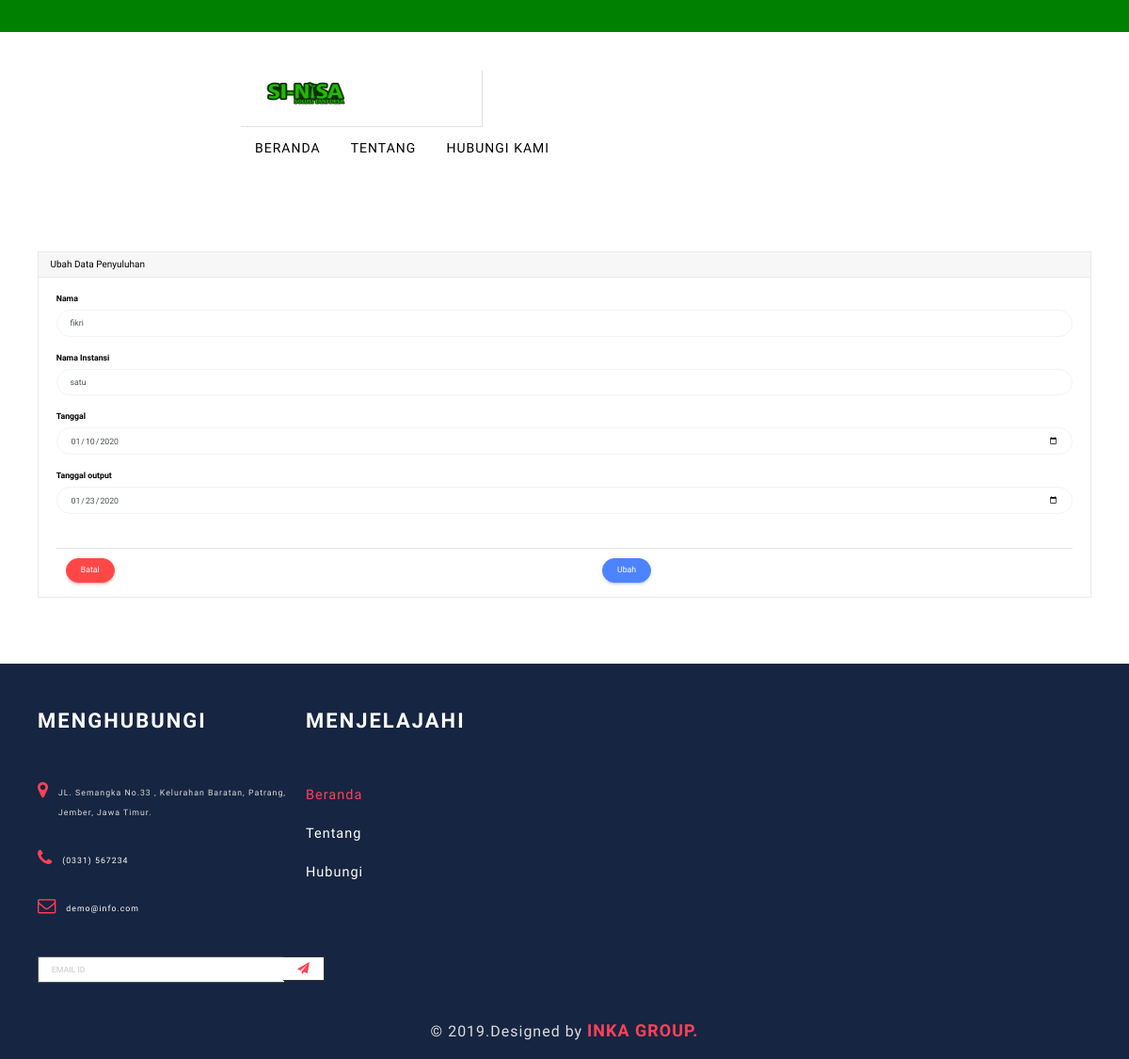
The app's page /edit_admin.php?id=6 with its own data.
### tables this page shows
CREATE TABLE `penyuluhan` (
  `id` int(11) NOT NULL,
  `nama` varchar(50) NOT NULL,
  `nama_instansi` varchar(50) NOT NULL,
  `status` varchar(20) NOT NULL,
  `tanggal_input` date NOT NULL,
  `tanggal_output` date NOT NULL
);

### fungsi.php (called while the page is built, shortened)
<?php
$conn = mysqli_connect("localhost","root","","sinisa");
function tampil($query){
	global $conn;
	$result = mysqli_query($conn,$query);
	$rows = [];
	while ($row  = mysqli_fetch_assoc($result)) {
		$rows[] = $row;
	}
		return $rows;
	}
 ?>

### edit_admin.php (the view, shortened to what this page needs)
<?php
require 'fungsi.php';
$id = $_GET["id"];
$data = tampil("SELECT * FROM penyuluhan WHERE id=$id")[0];
 ?>
<!DOCTYPE html>
<html lang="en">
<head>
<head>
        <link href="css/bootstrap.min.css" rel="stylesheet">
        <link href="font-awesome/css/font-awesome.min.css" rel="stylesheet" type="text/css" />
        <link href="css/style.css" rel="stylesheet">
        <link href="fonts/antonio-exotic/stylesheet.css" rel="stylesheet">
        <link rel="stylesheet" href="css/lightbox.min.css">
        <link href="css/responsive.css" rel="stylesheet">
    </head>
    <body>
        <div id="page">
            <div class="top-header">
                <div class="container">
                    <div class="row">
                        <div class="col-md-6">
                        </div>
                        <div class="col-md-6">
                        </div>
                    </div>
                </div>
            </div>
            <header class="header-container">
                <div class="container">
                    <div class="top-row">
                        <div class="row">
                            <div class="col-md-2 col-sm-6 col-xs-6">
                            </div>
                            <div class="col-md-8 col-sm-12 col-xs-12 remove-padd">
                                <nav class="navbar navbar-default">
                                    <div class="collapse navigation navbar-collapse navbar-ex1-collapse remove-space">
                                      <nav class="navbar-row">
                                        <div class="navbar-brand-wrapper d-flex justify-content-center">
                                          <div class="navbar-brand-inner-wrapper d-flex justify-content-between align-items-center w-100">
                                            <a class="navbar-brand brand-logo" href="index.php"><img src="imagesp/SINISA.png" alt="logo"/></a>
                                          </div>
                                        </div>
                                      </nav>
                                        <ul class="list-unstyled nav1 cl-effect-10">
                                            <li><a  data-hover="Beranda" href="index.php"><span>Beranda</span></a></li>
                                            <li><a data-hover="Tentang"  href="about.php"><span>Tentang</span></a></li>
                                            <li><a data-hover="Hubungi Kami" href="hubungi.php"><span>Hubungi Kami</span></a></li>
                                        </ul>
                                    </div>
                                </nav>
                            </div>
                        </div>
                    </div>
                </div>
            </header>
  <link rel="stylesheet" href="vendors/mdi/css/materialdesignicons.min.css">
  <link rel="stylesheet" href="vendors/base/vendor.bundle.base.css">
  <link rel="stylesheet" href="vendors/datatables.net-bs4/dataTables.bootstrap4.css">
  <link rel="stylesheet" href="cssp/style.css">
</head>
<body>
  <div class="container-scroller">
<div class="container">
    <div class="card card-login mx-auto mt-5">
      <div class="card-header">Ubah Data Penyuluhan</div>
      <div class="card-body">
      <form method="POST" action="">
            <div class="form-group">
              <label for="nama">Nama</label>
              <input type="text" class="form-control rounded-pill" id="nama" name="nama" required value="<?= $data["nama"]; ?>">
            </div>
            <div class="form-group">
              <label for="nama_instansi">Nama Instansi</label>
              <input type="text" class="form-control rounded-pill" id="nama_instansi" name="nama_instansi" required value="<?= $data["nama_instansi"]; ?>">
            </div>
            <div class="form-group">
              <label for="tanggal">Tanggal</label>
              <input type="date" class="form-control rounded-pill" id="tanggal_input" name="tanggal_input" required value="<?= $data["tanggal_input"]; ?>">
            </div>
            <div class="form-group">
              <label for="tanggal_output">Tanggal output</label>
              <input type="date" class="form-control rounded-pill" id="tanggal_output" name="tanggal_output" required value="<?= $data["tanggal_output"]; ?>">
            </div>
              <br><hr>
              <div class="row">
                <div class="left col-md-6">
                <a href="Peny_edithapus_admin.php" class="btn btn-danger rounded-pill ml-3">Batal</a>
              </div>
              <div class="right col-md-6">
                 <button class="btn btn-primary rounded-pill ml-5" type="submit" name="submit">Ubah</button>
                 </div>
              </div>
            </form>
        </div>
      </div>
    </div>
  </div>
        <footer>
                <div class="container">
                    <div class="row">
                        <div class="col-md-3 col-sm-6 col-xs-12 width-set-50">
                            <div class="footer-details">
                                <h4>Menghubungi</h4>
                                <ul class="list-unstyled footer-contact-list">
                                    <li>
                                        <i class="fa fa-map-marker fa-lg"></i>
                                        <p>JL. Semangka No.33 , Kelurahan Baratan, Patrang, Jember, Jawa Timur.</p>
                                    </li>
                                    <li>
                                        <i class="fa fa-phone fa-lg"></i>
                                        <p><a href="tel:+1-202-555-0100"> (0331) 567234</a></p>
                                    </li>
                                    <li>
                                        <i class="fa fa-envelope-o fa-lg"></i>
                                        <p><a href="mailto:demo@info.com"> demo@info.com</a></p>
                                    </li>
                                </ul>
                                <div class="input-group" id="subscribe">
                                    <input type="text" class="form-control subscribe-box" value="" name="subscribe" placeholder="EMAIL ID">
                                    <span class="input-group-btn">
                                        <button type="button" class="btn subscribe-button"><i class="fa fa-paper-plane fa-lg"></i></button>
                                    </span>
                                </div>
                            </div>
                        </div>
                        <div class="col-md-3 col-sm-6 col-xs-12 width-50 width-set-50">
                            <div class="footer-details">
                                <h4>Menjelajahi</h4>
                                <ul class="list-unstyled footer-links">
                                    <li class="active"><a>Beranda</a></li>
                                    <li><a href="about.html">Tentang</a></li>
                                    <li> <a href="contact.html">Hubungi</a></li>
                                </ul>
                            </div>
                        </div>
                    </div>
                    <div class="copyright">
                        &copy; 2019.Designed by <a href="http://www.themevault.net/" target="_blank">INKA GROUP.</a>
                    </div>
                </div>
            </footer>
</body>
</html>

### css/style.css (style rules this page uses)
html, body { height: 100%; margin: 0; padding: 0; }
body { background-color: #fff; color: #2b2b2b; font-family: 'Lato', sans-serif; font-size: 14px; line-height: 16px; min-width: 320px; width: 100%; }
* { margin: 0; padding: 0; }
h1,h2,h3,h4,h5,h6,p { margin: 0 }
html, html a { -webkit-font-smoothing: antialiased; text-shadow: 1px 1px 1px rgba(0,0,0,0.004); }
a, button { text-decoration: none; cursor: pointer; }
a { color: #2b2b2b; }
a, a:hover, a:focus, button:hover, button:focus { outline: 0 none !important; text-decoration: none; }
ul { margin: 0; padding: 0; }
#page { overflow: hidden; }
.remove-padd { padding-left: 0; padding-right: 0; }
.top-header { background: green none repeat scroll 0 0; padding: 12px 0; }
.navbar-default { background-color: rgba(0,0,0,0); border-color: rgba(0,0,0,0); }
.navbar { min-height: 35px; margin-bottom: 0; }
.navigation .nav1 li { display: inline; position: relative; }
.top-row { padding: 35px 0; }
.cl-effect-10 a::before, .cl-effect-10 a.active::before { background: #ff4157; color: #fff; content: attr(data-hover); height: 100%; left: 0; padding: 10px 15px; position: absolute; top: 0; transition: transform 0.3s ease 0s; width: 100%; z-index: -1; }
.cl-effect-10 { position: relative; z-index: 1; }
.cl-effect-10 a { overflow: hidden; color: #000; display: inline-block; font-size: 14px; font-weight: 400; letter-spacing: 1px; outline: none; position: relative; text-decoration: none; text-transform: uppercase; }
.cl-effect-10 a span { background: #fff none repeat scroll 0 0; display: block; padding: 10px 15px; transition: transform 0.3s ease 0s; }
footer { background: #162541 none repeat scroll 0 0; color: #ddd !important; margin-top: 70px; padding: 50px 0 20px; }
.footer-details > h4 { font-size: 22px; font-weight: 600; letter-spacing: 2px; margin-bottom: 55px; text-transform: uppercase; color: #fff; }
footer a { color: #fff; }
.footer-contact-list i { color: #ff4157; float: left; margin-right: 10px; }
.footer-contact-list p { overflow: hidden; line-height: 21px; }
.footer-contact-list li { font-size: 14.5px; letter-spacing: 1px; }
.footer-contact-list li + li { margin-top: 30px; }
.footer-links li + li { margin-top: 15px; }
.footer-links li { font-size: 14.5px; letter-spacing: 1px; text-transform: capitalize; }
.footer-links li.active a { color: #ff4157; }
#subscribe { margin-top: 40px; }
#subscribe input { border: 1px solid; border-radius: 0; border-right: 0; box-shadow: none; }
.btn.subscribe-button { -moz-border-bottom-colors: none; -moz-border-left-colors: none; -moz-border-right-colors: none; -moz-border-top-colors: none; background: rgba(0, 0, 0, 0) none repeat scroll 0 0; border-color: #333; border-image: none; border-radius: 0; border-style: solid solid solid none; border-width: 1px 1px 1px 0; color: #ff4157; background: #fff; }
.copyright { font-size: 16px; letter-spacing: 1px; margin-top: 40px; text-align: center; }
.copyright > a { color: #ff4157; font-weight: 600; font-size: 18px; }
.form-control { border-radius: 0; }

### records on screen
penyuluhan: nama "fikri", nama_instansi "satu", tanggal_input "01/10/2020", tanggal_output "01/23/2020"
